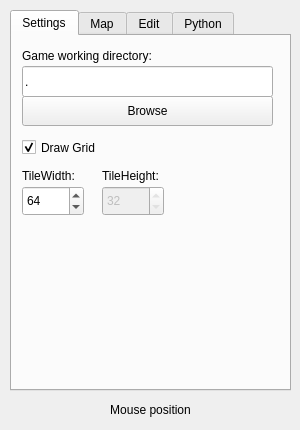
<ui version="4.0" >
 <class>Form</class>
 <widget class="QWidget" name="Form" >
  <property name="enabled" >
   <bool>true</bool>
  </property>
  <property name="geometry" >
   <rect>
    <x>0</x>
    <y>0</y>
    <width>300</width>
    <height>430</height>
   </rect>
  </property>
  <property name="sizePolicy" >
   <sizepolicy vsizetype="Fixed" hsizetype="Fixed" >
    <horstretch>0</horstretch>
    <verstretch>0</verstretch>
   </sizepolicy>
  </property>
  <property name="minimumSize" >
   <size>
    <width>300</width>
    <height>400</height>
   </size>
  </property>
  <property name="windowTitle" >
   <string>Annchienta Editor</string>
  </property>
  <widget class="QTabWidget" name="tabWidget" >
   <property name="geometry" >
    <rect>
     <x>10</x>
     <y>10</y>
     <width>281</width>
     <height>381</height>
    </rect>
   </property>
   <property name="sizePolicy" >
    <sizepolicy vsizetype="Maximum" hsizetype="Maximum" >
     <horstretch>0</horstretch>
     <verstretch>0</verstretch>
    </sizepolicy>
   </property>
   <property name="currentIndex" >
    <number>0</number>
   </property>
   <widget class="QWidget" name="configurationTab" >
    <attribute name="title" >
     <string>Settings</string>
    </attribute>
    <widget class="QLabel" name="label" >
     <property name="geometry" >
      <rect>
       <x>10</x>
       <y>10</y>
       <width>160</width>
       <height>20</height>
      </rect>
     </property>
     <property name="text" >
      <string>Game working directory:</string>
     </property>
    </widget>
    <widget class="QLineEdit" name="selectGameDirectoryDisplay" >
     <property name="geometry" >
      <rect>
       <x>10</x>
       <y>30</y>
       <width>251</width>
       <height>31</height>
      </rect>
     </property>
     <property name="text" >
      <string>.</string>
     </property>
    </widget>
    <widget class="QPushButton" name="selectGameDirectoryButton" >
     <property name="geometry" >
      <rect>
       <x>10</x>
       <y>60</y>
       <width>251</width>
       <height>30</height>
      </rect>
     </property>
     <property name="text" >
      <string>Browse</string>
     </property>
    </widget>
    <widget class="QCheckBox" name="gridBox" >
     <property name="geometry" >
      <rect>
       <x>10</x>
       <y>100</y>
       <width>111</width>
       <height>23</height>
      </rect>
     </property>
     <property name="text" >
      <string>Draw Grid</string>
     </property>
     <property name="checked" >
      <bool>true</bool>
     </property>
    </widget>
    <widget class="QLabel" name="label_2" >
     <property name="geometry" >
      <rect>
       <x>10</x>
       <y>130</y>
       <width>71</width>
       <height>20</height>
      </rect>
     </property>
     <property name="text" >
      <string>TileWidth:</string>
     </property>
    </widget>
    <widget class="QSpinBox" name="tileWidthBox" >
     <property name="geometry" >
      <rect>
       <x>10</x>
       <y>150</y>
       <width>62</width>
       <height>30</height>
      </rect>
     </property>
     <property name="value" >
      <number>64</number>
     </property>
    </widget>
    <widget class="QSpinBox" name="tileHeightBox" >
     <property name="enabled" >
      <bool>false</bool>
     </property>
     <property name="geometry" >
      <rect>
       <x>90</x>
       <y>150</y>
       <width>62</width>
       <height>30</height>
      </rect>
     </property>
     <property name="readOnly" >
      <bool>true</bool>
     </property>
     <property name="value" >
      <number>32</number>
     </property>
    </widget>
    <widget class="QLabel" name="label_3" >
     <property name="geometry" >
      <rect>
       <x>90</x>
       <y>130</y>
       <width>77</width>
       <height>20</height>
      </rect>
     </property>
     <property name="text" >
      <string>TileHeight:</string>
     </property>
    </widget>
   </widget>
   <widget class="QWidget" name="mapTab" >
    <attribute name="title" >
     <string>Map</string>
    </attribute>
    <widget class="QPushButton" name="newMapButton" >
     <property name="geometry" >
      <rect>
       <x>10</x>
       <y>10</y>
       <width>70</width>
       <height>30</height>
      </rect>
     </property>
     <property name="text" >
      <string>New</string>
     </property>
    </widget>
    <widget class="QPushButton" name="openMapButton" >
     <property name="geometry" >
      <rect>
       <x>80</x>
       <y>10</y>
       <width>76</width>
       <height>30</height>
      </rect>
     </property>
     <property name="text" >
      <string>Open</string>
     </property>
    </widget>
    <widget class="QPushButton" name="saveMapAsButton" >
     <property name="geometry" >
      <rect>
       <x>190</x>
       <y>10</y>
       <width>74</width>
       <height>30</height>
      </rect>
     </property>
     <property name="text" >
      <string>Save As</string>
     </property>
    </widget>
    <widget class="QPushButton" name="saveMapButton" >
     <property name="enabled" >
      <bool>false</bool>
     </property>
     <property name="geometry" >
      <rect>
       <x>190</x>
       <y>40</y>
       <width>74</width>
       <height>30</height>
      </rect>
     </property>
     <property name="text" >
      <string>Save</string>
     </property>
    </widget>
    <widget class="QGroupBox" name="groupBox" >
     <property name="geometry" >
      <rect>
       <x>10</x>
       <y>160</y>
       <width>251</width>
       <height>181</height>
      </rect>
     </property>
     <property name="title" >
      <string>Layers</string>
     </property>
     <widget class="QPushButton" name="addLayerButton" >
      <property name="geometry" >
       <rect>
        <x>10</x>
        <y>30</y>
        <width>161</width>
        <height>30</height>
       </rect>
      </property>
      <property name="text" >
       <string>Add layer with offset</string>
      </property>
     </widget>
     <widget class="QSpinBox" name="addLayerZBox" >
      <property name="geometry" >
       <rect>
        <x>170</x>
        <y>30</y>
        <width>62</width>
        <height>30</height>
       </rect>
      </property>
      <property name="suffix" >
       <string/>
      </property>
      <property name="maximum" >
       <number>199</number>
      </property>
      <property name="value" >
       <number>30</number>
      </property>
     </widget>
     <widget class="QPushButton" name="nextLayerButton" >
      <property name="geometry" >
       <rect>
        <x>10</x>
        <y>80</y>
        <width>101</width>
        <height>30</height>
       </rect>
      </property>
      <property name="text" >
       <string>Next layer</string>
      </property>
     </widget>
     <widget class="QSpinBox" name="layerZBox" >
      <property name="geometry" >
       <rect>
        <x>170</x>
        <y>100</y>
        <width>62</width>
        <height>30</height>
       </rect>
      </property>
      <property name="suffix" >
       <string/>
      </property>
      <property name="maximum" >
       <number>199</number>
      </property>
      <property name="value" >
       <number>0</number>
      </property>
     </widget>
     <widget class="QLabel" name="label_5" >
      <property name="geometry" >
       <rect>
        <x>170</x>
        <y>80</y>
        <width>51</width>
        <height>20</height>
       </rect>
      </property>
      <property name="text" >
       <string>Offset:</string>
      </property>
     </widget>
     <widget class="Line" name="line" >
      <property name="geometry" >
       <rect>
        <x>20</x>
        <y>70</y>
        <width>211</width>
        <height>3</height>
       </rect>
      </property>
      <property name="orientation" >
       <enum>Qt::Horizontal</enum>
      </property>
     </widget>
     <widget class="QSpinBox" name="layerOpacityBox" >
      <property name="geometry" >
       <rect>
        <x>170</x>
        <y>150</y>
        <width>62</width>
        <height>30</height>
       </rect>
      </property>
      <property name="maximum" >
       <number>255</number>
      </property>
      <property name="value" >
       <number>255</number>
      </property>
     </widget>
     <widget class="QLabel" name="label_7" >
      <property name="geometry" >
       <rect>
        <x>170</x>
        <y>130</y>
        <width>62</width>
        <height>20</height>
       </rect>
      </property>
      <property name="text" >
       <string>Opacity:</string>
      </property>
     </widget>
    </widget>
    <widget class="QPushButton" name="refreshMapButton" >
     <property name="geometry" >
      <rect>
       <x>10</x>
       <y>40</y>
       <width>80</width>
       <height>31</height>
      </rect>
     </property>
     <property name="text" >
      <string>Refresh</string>
     </property>
    </widget>
   </widget>
   <widget class="QWidget" name="editTab" >
    <attribute name="title" >
     <string>Edit</string>
    </attribute>
    <widget class="QCheckBox" name="wholeTiles" >
     <property name="geometry" >
      <rect>
       <x>10</x>
       <y>10</y>
       <width>161</width>
       <height>23</height>
      </rect>
     </property>
     <property name="text" >
      <string>Select whole tiles</string>
     </property>
     <property name="checked" >
      <bool>true</bool>
     </property>
    </widget>
    <widget class="QGroupBox" name="tileGroupBox" >
     <property name="enabled" >
      <bool>true</bool>
     </property>
     <property name="geometry" >
      <rect>
       <x>10</x>
       <y>30</y>
       <width>251</width>
       <height>61</height>
      </rect>
     </property>
     <property name="title" >
      <string>Tile Surfaces</string>
     </property>
     <property name="alignment" >
      <set>Qt::AlignLeading</set>
     </property>
     <property name="flat" >
      <bool>false</bool>
     </property>
     <property name="checkable" >
      <bool>true</bool>
     </property>
     <property name="checked" >
      <bool>true</bool>
     </property>
     <widget class="QPushButton" name="showTileSurfacesButton" >
      <property name="geometry" >
       <rect>
        <x>20</x>
        <y>30</y>
        <width>211</width>
        <height>30</height>
       </rect>
      </property>
      <property name="text" >
       <string>Show Tiles</string>
      </property>
     </widget>
    </widget>
    <widget class="QGroupBox" name="tileSideGroupBox" >
     <property name="enabled" >
      <bool>true</bool>
     </property>
     <property name="geometry" >
      <rect>
       <x>10</x>
       <y>170</y>
       <width>251</width>
       <height>91</height>
      </rect>
     </property>
     <property name="title" >
      <string>Tile Side Surfaces</string>
     </property>
     <property name="checkable" >
      <bool>true</bool>
     </property>
     <property name="checked" >
      <bool>false</bool>
     </property>
     <widget class="QPushButton" name="showTileSideSurfacesButton" >
      <property name="geometry" >
       <rect>
        <x>20</x>
        <y>30</y>
        <width>211</width>
        <height>30</height>
       </rect>
      </property>
      <property name="text" >
       <string>Show Tile Sides</string>
      </property>
     </widget>
     <widget class="QSpinBox" name="tileSideOffsetBox" >
      <property name="geometry" >
       <rect>
        <x>20</x>
        <y>60</y>
        <width>62</width>
        <height>30</height>
       </rect>
      </property>
      <property name="minimum" >
       <number>-999</number>
      </property>
      <property name="maximum" >
       <number>999</number>
      </property>
     </widget>
     <widget class="QLabel" name="label_6" >
      <property name="geometry" >
       <rect>
        <x>90</x>
        <y>70</y>
        <width>62</width>
        <height>20</height>
       </rect>
      </property>
      <property name="text" >
       <string>Z Offset</string>
      </property>
     </widget>
    </widget>
    <widget class="QGroupBox" name="obstructionGroupBox" >
     <property name="enabled" >
      <bool>true</bool>
     </property>
     <property name="geometry" >
      <rect>
       <x>10</x>
       <y>260</y>
       <width>251</width>
       <height>61</height>
      </rect>
     </property>
     <property name="title" >
      <string>Obstruction</string>
     </property>
     <property name="checkable" >
      <bool>true</bool>
     </property>
     <property name="checked" >
      <bool>false</bool>
     </property>
     <widget class="QComboBox" name="obstructionTypeBox" >
      <property name="geometry" >
       <rect>
        <x>20</x>
        <y>30</y>
        <width>211</width>
        <height>30</height>
       </rect>
      </property>
      <property name="insertPolicy" >
       <enum>QComboBox::NoInsert</enum>
      </property>
      <item>
       <property name="text" >
        <string>DefaultObstruction</string>
       </property>
      </item>
      <item>
       <property name="text" >
        <string>NoObstruction</string>
       </property>
      </item>
      <item>
       <property name="text" >
        <string>FullObstruction</string>
       </property>
      </item>
     </widget>
    </widget>
    <widget class="QGroupBox" name="zGroupBox" >
     <property name="geometry" >
      <rect>
       <x>10</x>
       <y>90</y>
       <width>251</width>
       <height>81</height>
      </rect>
     </property>
     <property name="title" >
      <string>Height of Tiles</string>
     </property>
     <property name="checkable" >
      <bool>true</bool>
     </property>
     <property name="checked" >
      <bool>false</bool>
     </property>
     <widget class="QSpinBox" name="tileZBox" >
      <property name="geometry" >
       <rect>
        <x>20</x>
        <y>50</y>
        <width>62</width>
        <height>30</height>
       </rect>
      </property>
      <property name="minimum" >
       <number>-999</number>
      </property>
      <property name="maximum" >
       <number>999</number>
      </property>
      <property name="value" >
       <number>8</number>
      </property>
     </widget>
     <widget class="QLabel" name="label_4" >
      <property name="geometry" >
       <rect>
        <x>20</x>
        <y>30</y>
        <width>62</width>
        <height>20</height>
       </rect>
      </property>
      <property name="text" >
       <string>Raise by:</string>
      </property>
     </widget>
    </widget>
   </widget>
   <widget class="QWidget" name="pythonTab" >
    <attribute name="title" >
     <string>Python</string>
    </attribute>
    <widget class="QPushButton" name="pythonExecuteButton" >
     <property name="geometry" >
      <rect>
       <x>140</x>
       <y>300</y>
       <width>121</width>
       <height>30</height>
      </rect>
     </property>
     <property name="text" >
      <string>Execute</string>
     </property>
    </widget>
    <widget class="QTextEdit" name="pythonCode" >
     <property name="geometry" >
      <rect>
       <x>10</x>
       <y>10</y>
       <width>251</width>
       <height>281</height>
      </rect>
     </property>
     <property name="html" >
      <string>&lt;html>&lt;head>&lt;meta name="qrichtext" content="1" />&lt;style type="text/css">
p, li { white-space: pre-wrap; }
&lt;/style>&lt;/head>&lt;body style=" font-family:'Sans Serif'; font-size:10pt; font-weight:400; font-style:normal;">
&lt;p style="-qt-paragraph-type:empty; margin-top:0px; margin-bottom:0px; margin-left:0px; margin-right:0px; -qt-block-indent:0; text-indent:0px;">&lt;/p>&lt;/body>&lt;/html></string>
     </property>
     <property name="acceptRichText" >
      <bool>false</bool>
     </property>
    </widget>
    <widget class="QPushButton" name="pythonClearButton" >
     <property name="geometry" >
      <rect>
       <x>10</x>
       <y>300</y>
       <width>121</width>
       <height>30</height>
      </rect>
     </property>
     <property name="text" >
      <string>Clear</string>
     </property>
    </widget>
   </widget>
  </widget>
  <widget class="QLabel" name="mousePositionLabel" >
   <property name="geometry" >
    <rect>
     <x>20</x>
     <y>400</y>
     <width>261</width>
     <height>20</height>
    </rect>
   </property>
   <property name="text" >
    <string>Mouse position</string>
   </property>
   <property name="alignment" >
    <set>Qt::AlignCenter</set>
   </property>
  </widget>
 </widget>
 <resources/>
 <connections/>
</ui>
